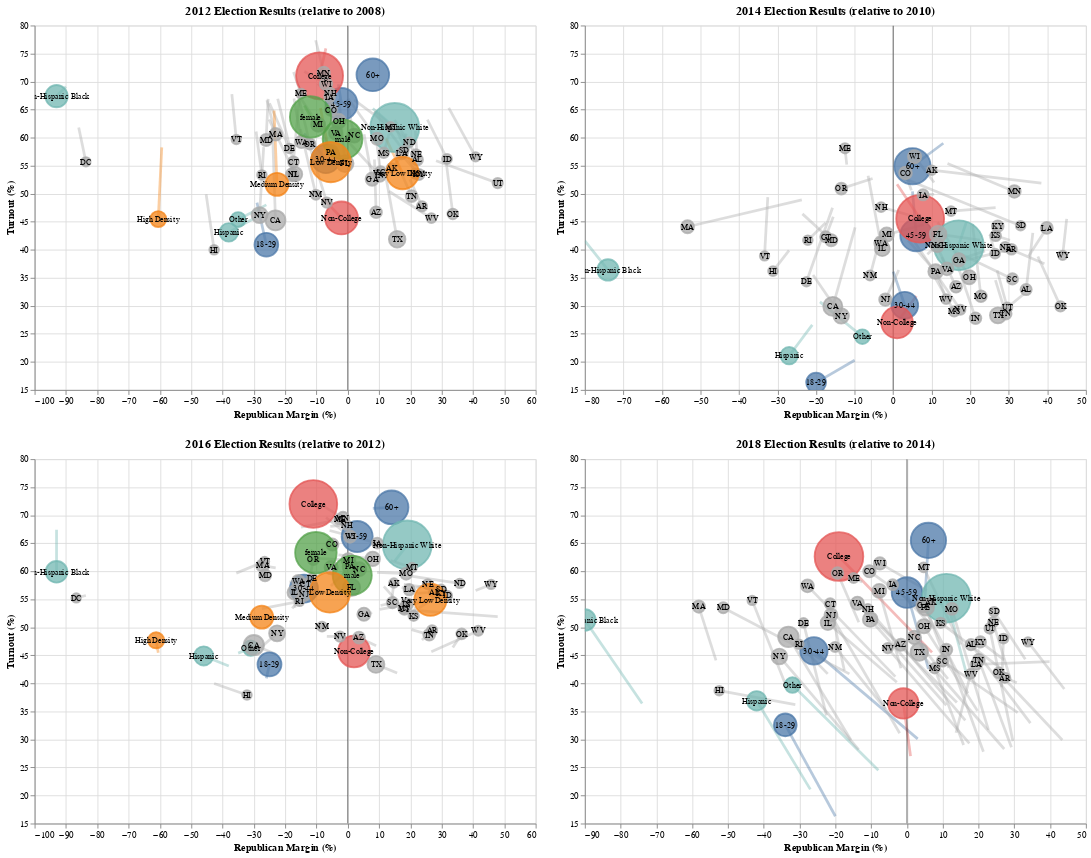

Notebook cell for this chart:
### Code cell
def year_chart(plot_df, year, width, height, sw):
    colors = ['rgb(76, 120, 168)', 'rgb(245, 133, 24)', 'rgb(228, 87, 86)',
        'rgb(114, 183, 178)', 'rgb(84, 162, 75)','#aaa']  #rgb(186, 176, 172) #666
    scheme = 'tableau20' #tableau20 'dark2'  scheme = 'category20' category10
    
    #https://altair-viz.github.io/gallery/interactive_legend.html#gallery-interactive-legend
    circle_selection = alt.selection_multi(fields=['category'], bind='legend')
    text_selection = alt.selection_multi(fields=['category'], bind='legend')
    line_selection = alt.selection_multi(fields=['category'], bind='legend')
    
    # Using rep_margin, makes more sense because rightward shift = move to the right politically
    lines = alt.Chart(plot_df[plot_df.year.isin([year,year-4])]).mark_line().encode(
        x=alt.X('rep_margin'),
        y=alt.Y('turnout', scale=alt.Scale(zero=False)),
        detail='group',
        #color='category',
        color=alt.Color('category', scale=alt.Scale(range=colors), legend=None),
        #color=alt.Color('category', scale=alt.Scale(scheme=scheme)),  
        #opacity=alt.value(0.4),  #0.4
        opacity=alt.condition(line_selection, alt.value(0.4), alt.value(0.1)),
        strokeWidth=alt.value(sw)
        #strokeWidth = alt.StrokeWidth(field='pct_elect:Q', type="quantitative")
#         strokeWidth=alt.StrokeWidth('pct_elect:Q',
#             legend=None,
#             scale=alt.Scale(
#                 #domain=[0,100000000],
#                 range=[3, 20]
#             )
#         )
    ).add_selection(
        line_selection
    )
    
    #https://github.com/altair-viz/altair/issues/1124
    zero_axis = pd.DataFrame({'x': [0],'y': [0]}) #
    x = alt.Chart(zero_axis).mark_rule().encode(x=alt.X('x:Q'), opacity=alt.value(0.6))
    y = alt.Chart(zero_axis).mark_rule().encode(y='y:Q', opacity=alt.value(0.6))

    circles = alt.Chart(plot_df[plot_df.year == year]).mark_point().encode(
        x=alt.X('rep_margin', title='Republican Margin (%)'),  #scale=alt.Scale(domain=[-95, 95])
        y=alt.Y('turnout', scale=alt.Scale(zero=False, domain=[15, 80]),  title='Turnout (%)'),  #scale=alt.Scale(zero=False, domain=[0, 100]),
        size= alt.Size('pct_elect:Q', scale=alt.Scale(range=[100,3000]), legend=None),  #scale=alt.Scale(range=[50,3000]), [50,2000] [25,3000] , legend=None  scale=alt.Scale(range=[50,3000]),
#         tooltip=[alt.Tooltip('group:N'), alt.Tooltip('rep_margin:Q'),
#             alt.Tooltip('turnout:Q'), alt.Tooltip('pct_elect:Q', format=',.0f')],  # format='.1%' .0f
        tooltip=['group', 'rep_margin', 'turnout', alt.Tooltip('pct_elect:Q', format=',.0f')],
        #opacity=alt.value(0.8), #0.75
        opacity=alt.condition(circle_selection, alt.value(0.75), alt.value(0.1)),
        #fill=alt.Color('dem_margin', scale=alt.Scale(domain=[-0.5,0.5], range=['red','purple','blue']))
        fill=alt.Color('category', scale=alt.Scale(range=colors)),
        stroke=alt.Color('category', scale=alt.Scale(range=colors)),
        #fill=alt.Color('category', scale=alt.Scale(scheme=scheme)),
        #fill=alt.Color('category'),
        order=alt.Order("num:Q", sort="descending")
    ).add_selection(
        circle_selection
    )
    
    # https://stackoverflow.com/questions/57560694/how-do-i-set-label-text-size-in-altair
    text = alt.Chart(plot_df[plot_df.year == year]).mark_text(
        align='center',
        baseline='middle'
        #size=9
    ).encode(
        x='rep_margin',
        y='turnout',
        text='group:N',
        size=alt.value(9),
        #size=alt.condition(text_selection, alt.value(9), alt.value(1))
        #fill=alt.condition(text_selection, alt.value(9), alt.value(0))
        #color=alt.condition(text_selection, alt.Color('black:N', scale=None), alt.Color('white:N', scale=None))
        #color=alt.condition(text_selection, alt.value('rgba(0, 0, 0, 1.0)'), alt.value('rgba(255, 255, 255, 0.0)'))
        #Can't figure out conditional text formatting?
        #color=alt.condition(text_selection, alt.value('rgba(0, 0, 0, 1)'), alt.value('rgba(0, 0, 0, 0)'))
    ).add_selection(
        text_selection
    )
    
    chart = alt.layer(lines, x, y, circles, text).properties(
        title='{0} Election Results (relative to {1})'.format(year, year-4),
        width=width,  #700  600  550
        height=height, #500  450 400
    ).interactive()
    
    return chart

charts = []

for year in [2012, 2014, 2016, 2018]:
    charts.append(year_chart(final_df, year, width=550, height=400, sw=3))
    
#selection = alt.selection_multi(fields=['category'], bind='legend')

#alt.vconcat(*charts, background='#fff')
out = alt.vconcat(alt.hconcat(charts[0], charts[1]), 
    alt.hconcat(charts[2], charts[3]), background='#fff')

#.add_selection(selection)

out
